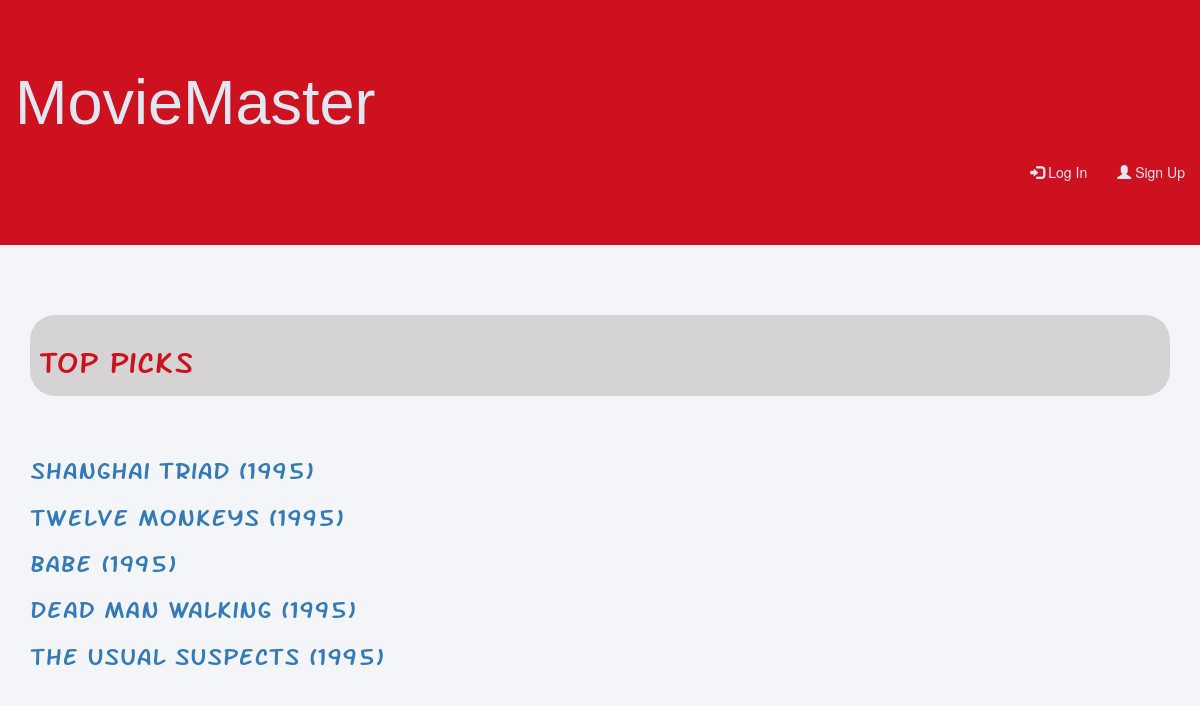
The page / on the database its author committed.
### predictions/models.py (models this page shows)
class Movie(models.Model):
	title = models.CharField(max_length=255)
	genre = models.CharField(max_length=255)
	description = models.TextField()
	user_ratings = models.PositiveIntegerField(validators=[MinValueValidator(1),MaxValueValidator(5)])
	slug = models.SlugField(unique=True)

### predictions/views.py (the view)
# urls.py: 2. Add a URL to urlpatterns:  url(r'^$', views.home, name='home')
def home(request):
	movies = Movie.objects.filter(user_ratings=5)
	return render(request, 'home.html',{
		'movies':movies,
	})

### predictions/templates/home.html (shortened to what this page needs)
{% load staticfiles %}
<!Doctype html>
<html lang="en"-US>
    <head>
        <link rel="stylesheet" href="{% static 'css/bootstrap.min.css' %}" />
        <link rel="stylesheet" href="{% static 'css/home.css' %}" />
    </head>
    <body>
        <div class="jumbotron">
            <div class="container-fluid">
                <h1>MovieMaster</h1>
                    <div class="row">
                        <div class="col-lg-12 col-sm-12 col-xm-12">
                            <ul class="nav navbar-nav navbar-right">
                                {% if user.is_authenticated %}
                                {% else %}
                                <li>
                                    <a href="{% url 'auth_login' %}" class="signs"><span class="glyphicon glyphicon-log-in"></span> Log In </a>
                                </li>
                                <li>
                                    <a href="{% url 'registration_register' %}" class="signs"><span class="glyphicon glyphicon-user"></span> Sign Up </a>
                                </li>
                                {% endif %}
                            </ul>
                        </div>
                    </div>
            </div>
        </div>
        <div class="container">
            <br>
            <br>
            <div class="row">
                <div class="col-md-12 col-sm-12">
                    <div class="well-sm">
                        <h2> Top picks</h2>
                    </div>
                </div>
            </div>
        </div>
            <br>
            <br>
        <div class="container">
            {% for movie in movies %}
                <h3><a href="{% url 'movie_detail' slug=movie.slug %}">
                    {{movie.title}}
                </a></h3>
            {% endfor %}
        </div>
    </body>
</html>

### predictions/static/css/home.css (style rules this page uses)
body { background-color: #F4F5F8; }
.jumbotron { background-color:#CD111F; }
.jumbotron h1 { font-family:"headerfont", sans-serif; color:#E0E7F3; }
.signs { color:#E0E7F3; }
h3, h2 { font-family: "sideheaderfont", sans-serif; color:#CD111F; }
.well-sm { background-color: #D5D3D3; border-radius: 25px; }

### rows shown on the page
Movie: title "Shanghai Triad (1995)"
Movie: title "Twelve Monkeys (1995)"
Movie: title "Babe (1995)"
Movie: title "Dead Man Walking (1995)"
Movie: title "The Usual suspects (1995)"
